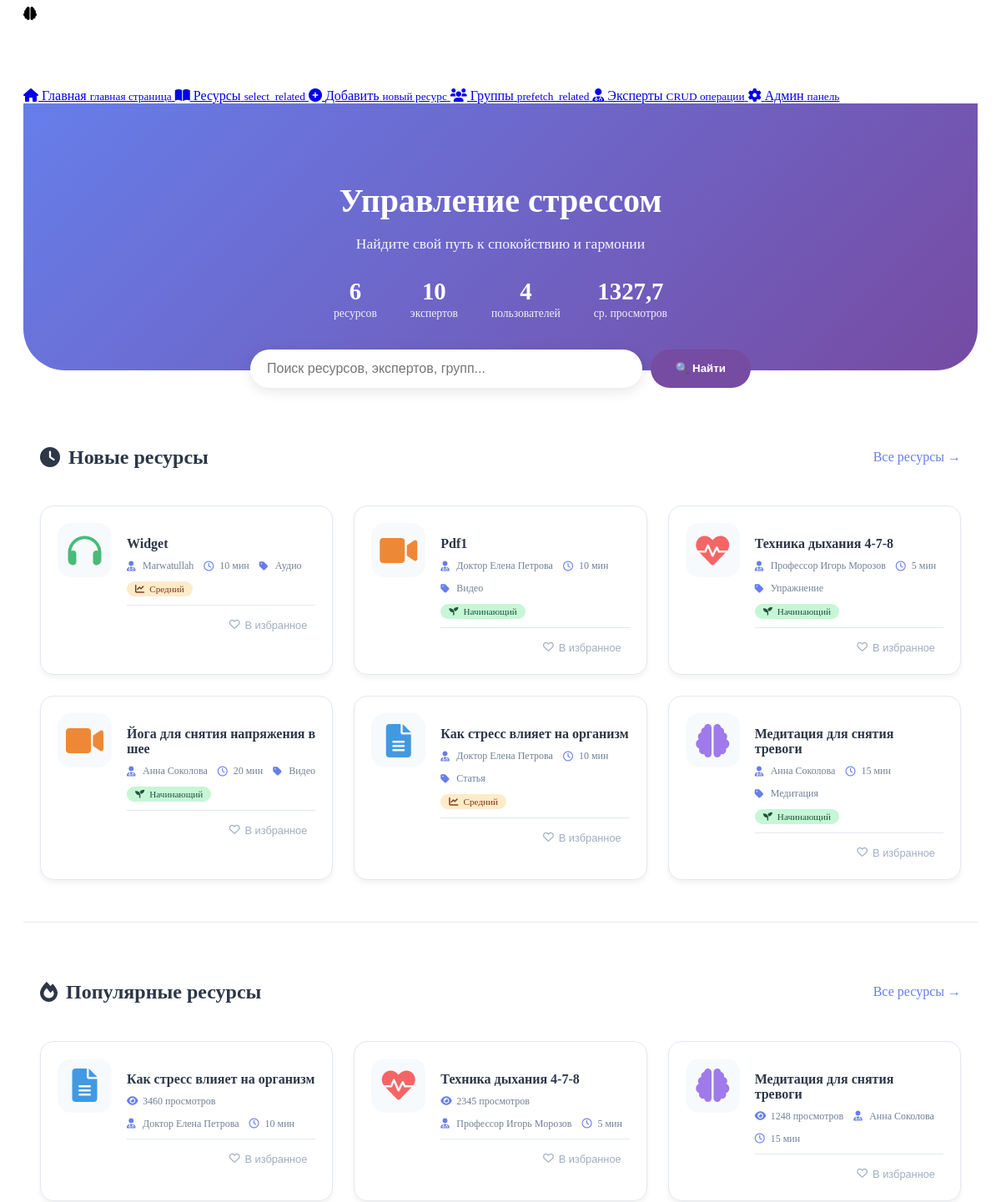
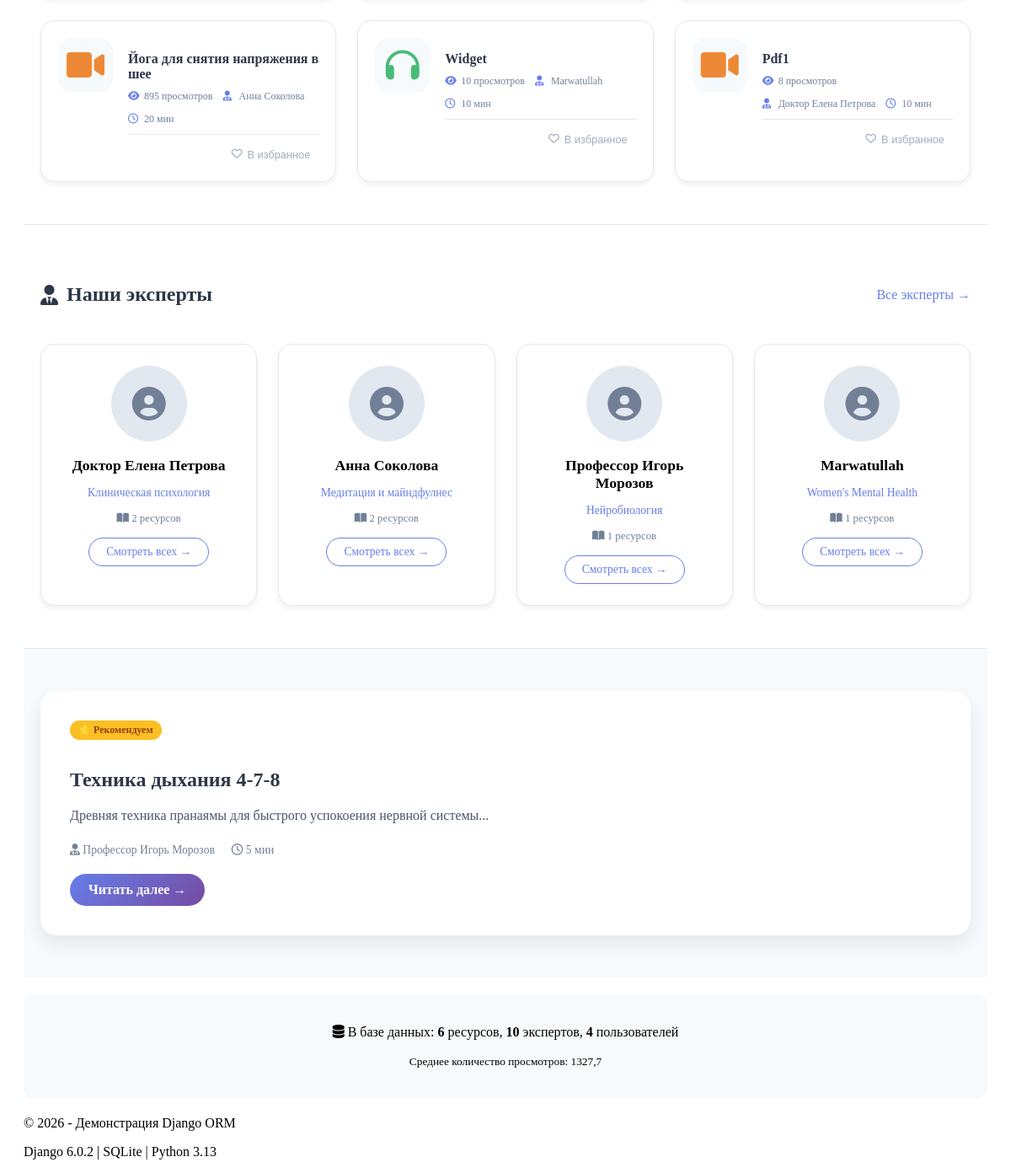
The page / on the database its author committed (2 pictures, top to bottom).
### stress_app/models.py (models this page shows, shortened)
class Resource(models.Model):
    RESOURCE_TYPES = [
        ('article', 'Статья'),
        ('meditation', 'Медитация'),
        ('video', 'Видео'),
        ('audio', 'Аудио'),
        ('exercise', 'Упражнение'),
    ]
    DIFFICULTY_LEVELS = [
        ('beginner', 'Начинающий'),
        ('intermediate', 'Средний'),
        ('advanced', 'Продвинутый'),
    ]
    title = models.CharField(max_length=200, verbose_name='Название')
    content = models.TextField(verbose_name='Содержание')
    resource_type = models.CharField(max_length=20, choices=RESOURCE_TYPES, verbose_name='Тип ресурса')
    category = models.ForeignKey(
        Category,
        on_delete=models.SET_NULL,
        null=True,
        related_name='resources',
        verbose_name='Категория'
    )
    expert = models.ForeignKey(
        Expert,
        on_delete=models.SET_NULL,
        null=True,
        blank=True,
        related_name='resources',
        verbose_name='Эксперт'
    )
    duration = models.PositiveIntegerField(help_text='Длительность в минутах', verbose_name='Длительность')
    difficulty_level = models.CharField(max_length=20, choices=DIFFICULTY_LEVELS, verbose_name='Уровень сложности')
    upload_date = models.DateTimeField(auto_now_add=True, verbose_name='Дата загрузки')
    is_published = models.BooleanField(default=True, verbose_name='Опубликовано')
    views_count = models.PositiveIntegerField(default=0, verbose_name='Количество просмотров')
    cover_image = models.ImageField(
        upload_to='resource_covers/',
        blank=True,
        null=True,
        verbose_name='Обложка',
        help_text='Изображение для обложки ресурса'
    )
    file = models.FileField(
        upload_to=resource_file_path,
        blank=True,
        null=True,
        verbose_name='Файл',
        help_text='Загрузите файл ресурса (PDF, MP3, MP4 и т.д.)',
        validators=[FileExtensionValidator(allowed_extensions=['pdf', 'mp3', 'mp4', 'txt', 'doc', 'docx'])]
    )
    source_url = models.URLField(
        blank=True,
        null=True,
        verbose_name='URL источника',
        help_text='Ссылка на оригинальный источник материала'
    )
    video_url = models.URLField(
        blank=True,
        null=True,
        verbose_name='Ссылка на видео',
        help_text='Ссылка на YouTube или Vimeo видео'
    )
    class Meta:
        verbose_name = 'Ресурс'
        verbose_name_plural = 'Ресурсы'
        ordering = ['-upload_date']

class Expert(models.Model):
    name = models.CharField(max_length=200, verbose_name='Имя')
    bio = models.TextField(verbose_name='Биография')
    specialty = models.CharField(max_length=200, verbose_name='Специализация')
    qualification = models.CharField(max_length=200, verbose_name='Квалификация')
    photo = models.ImageField(
        upload_to=expert_photo_path,
        blank=True,
        null=True,
        verbose_name='Фото',
        help_text='Загрузите фотографию эксперта'
    )
    website = models.URLField(
        blank=True,
        null=True,
        verbose_name='Веб-сайт',
        help_text='Ссылка на профессиональный сайт эксперта'
    )
    join_date = models.DateField(default=timezone.now, verbose_name='Дата присоединения')
    email = models.EmailField(verbose_name='Email')
    is_active = models.BooleanField(default=True, verbose_name='Активен')
    website = models.URLField(blank=True, null=True, verbose_name='Вебсайт')
    class Meta:
        verbose_name = 'Эксперт'
        verbose_name_plural = 'Эксперты'
        ordering = ['name']

### stress_app/views.py (the view)
# urls.py: path('', views.index, name='index'),
def index(request):
    latest_resources = Resource.objects.filter(
        is_published=True
    ).select_related('expert', 'category').order_by('-upload_date')[:6]
    popular_resources = Resource.objects.filter(
        is_published=True,
        views_count__gt=0
    ).select_related('expert', 'category').order_by('-views_count')[:6]
    expert_recommendations = Expert.objects.annotate(
        resources_count=Count('resources')
    ).filter(
        resources_count__gt=0,
        is_active=True
    ).order_by('-resources_count')[:4]
    total_resources = Resource.objects.filter(is_published=True).count()
    total_experts = Expert.objects.filter(is_active=True).count()
    total_users = User.objects.count()
    avg_views = Resource.objects.filter(views_count__gt=0).aggregate(
        avg_views=Avg('views_count')
    )['avg_views'] or 0
    featured_resource = Resource.objects.filter(
        is_published=True,
        cover_image__isnull=False
    ).order_by('?').first()
    context = {
        'latest_resources': latest_resources,
        'popular_resources': popular_resources,
        'expert_recommendations': expert_recommendations,
        'total_resources': total_resources,
        'total_experts': total_experts,
        'total_users': total_users,
        'avg_views': round(avg_views, 1),
        'featured_resource': featured_resource,
    }
    return render(request, 'stress_app/index.html', context)

### stress_app/templates/stress_app/index.html (shortened to what this page needs)
{% extends 'stress_app/base.html' %}
{% load static %}
{% block content %}
<section class="hero">
    <div class="hero-content">
        <h1>Управление стрессом</h1>
        <p>Найдите свой путь к спокойствию и гармонии</p>
        <div class="stats">
            <div class="stat">
                <span class="stat-number">{{ total_resources }}</span>
                <span class="stat-label">ресурсов</span>
            </div>
            <div class="stat">
                <span class="stat-number">{{ total_experts }}</span>
                <span class="stat-label">экспертов</span>
            </div>
            <div class="stat">
                <span class="stat-number">{{ total_users }}</span>
                <span class="stat-label">пользователей</span>
            </div>
            <div class="stat">
                <span class="stat-number">{{ avg_views }}</span>
                <span class="stat-label">ср. просмотров</span>
            </div>
        </div>
    </div>
</section>
<section class="search-section">
    <div class="container">
        <form action="{% url 'search' %}" method="GET" class="search-form">
            <input type="text" name="q" placeholder="Поиск ресурсов, экспертов, групп..." required>
            <button type="submit">🔍 Найти</button>
        </form>
    </div>
</section>
<section class="widget">
    <div class="container">
        <div class="widget-header">
            <h2><i class="fas fa-clock"></i> Новые ресурсы</h2>
            <a href="{% url 'resource-list' %}" class="view-all">Все ресурсы →</a>
        </div>
        <div class="resources-grid">
            {% for resource in latest_resources %}
            <div class="resource-card">
                <div class="resource-icon-large">
                    {% if resource.resource_type == 'meditation' %}
                        <i class="fas fa-brain" style="color: #9f7aea; font-size: 2.5rem;"></i>
                    {% elif resource.resource_type == 'article' %}
                        <i class="fas fa-file-alt" style="color: #4299e1; font-size: 2.5rem;"></i>
                    {% elif resource.resource_type == 'video' %}
                        <i class="fas fa-video" style="color: #ed8936; font-size: 2.5rem;"></i>
                    {% elif resource.resource_type == 'audio' %}
                        <i class="fas fa-headphones" style="color: #48bb78; font-size: 2.5rem;"></i>
                    {% elif resource.resource_type == 'exercise' %}
                        <i class="fas fa-heartbeat" style="color: #f56565; font-size: 2.5rem;"></i>
                    {% else %}
                        <i class="fas fa-book-open" style="color: #667eea; font-size: 2.5rem;"></i>
                    {% endif %}
                </div>
                <div class="resource-info">
                    <h3>
              <a href="{% url 'resource-detail' resource.id %}">{{ resource.title }}</a>
                    </h3>
                    <div class="resource-meta">
                        <span class="meta-item">
                            <i class="fas fa-user-md" style="color: #667eea;"></i>
                            {{ resource.expert.name|default:"Нет эксперта" }}
                        </span>
                        <span class="meta-item">
                            <i class="far fa-clock" style="color: #667eea;"></i>
                            {{ resource.duration }} мин
                        </span>
                        <span class="meta-item">
                            <i class="fas fa-tag" style="color: #667eea;"></i>
                            {{ resource.get_resource_type_display }}
                        </span>
                    </div>
                    {% if resource.difficulty_level %}
                    <div class="difficulty-badge-wrapper">
                        <span class="difficulty-badge difficulty-{{ resource.difficulty_level }}">
                            {% if resource.difficulty_level == 'beginner' %}
                                <i class="fas fa-seedling"></i> Начинающий
                            {% elif resource.difficulty_level == 'intermediate' %}
                                <i class="fas fa-chart-line"></i> Средний
                            {% elif resource.difficulty_level == 'advanced' %}
                                <i class="fas fa-star"></i> Продвинутый
                            {% endif %}
                        </span>
                    </div>
                    {% endif %}
                    <div class="resource-actions">
                        <button class="favorite-btn" data-id="{{ resource.id }}" data-type="resource">
                            <i class="far fa-heart"></i> В избранное
                        </button>
                    </div>
                </div>
            </div>
            {% empty %}
            <p>Нет ресурсов</p>
            {% endfor %}
        </div>
    </div>
</section>
<section class="widget">
    <div class="container">
        <div class="widget-header">
            <h2><i class="fas fa-fire"></i> Популярные ресурсы</h2>
            <a href="{% url 'resource-list' %}" class="view-all">Все ресурсы →</a>
        </div>
        <div class="resources-grid">
            {% for resource in popular_resources %}
            <div class="resource-card">
                <div class="resource-icon-large">
                    {% if resource.resource_type == 'meditation' %}
                        <i class="fas fa-brain" style="color: #9f7aea; font-size: 2.5rem;"></i>
                    {% elif resource.resource_type == 'article' %}
                        <i class="fas fa-file-alt" style="color: #4299e1; font-size: 2.5rem;"></i>
                    {% elif resource.resource_type == 'video' %}
                        <i class="fas fa-video" style="color: #ed8936; font-size: 2.5rem;"></i>
                    {% elif resource.resource_type == 'audio' %}
                        <i class="fas fa-headphones" style="color: #48bb78; font-size: 2.5rem;"></i>
                    {% elif resource.resource_type == 'exercise' %}
                        <i class="fas fa-heartbeat" style="color: #f56565; font-size: 2.5rem;"></i>
                    {% else %}
                        <i class="fas fa-book-open" style="color: #667eea; font-size: 2.5rem;"></i>
                    {% endif %}
                </div>
                <div class="resource-info">
                    <h3>
                       <a href="{% url 'resource-detail' resource.id %}">{{ resource.title }}</a>
                    </h3>
                    <div class="resource-meta">
                        <span class="meta-item">
                            <i class="fas fa-eye" style="color: #667eea;"></i>
                            {{ resource.views_count }} просмотров
                        </span>
                        <span class="meta-item">
                            <i class="fas fa-user-md" style="color: #667eea;"></i>
                            {{ resource.expert.name|default:"Нет эксперта" }}
                        </span>
                        <span class="meta-item">
                            <i class="far fa-clock" style="color: #667eea;"></i>
                            {{ resource.duration }} мин
                        </span>
                    </div>
                    <div class="resource-actions">
                        <button class="favorite-btn" data-id="{{ resource.id }}" data-type="resource">
                            <i class="far fa-heart"></i> В избранное
                        </button>
                    </div>
                </div>
            </div>
            {% endfor %}
        </div>
    </div>
</section>
<section class="widget">
    <div class="container">
        <div class="widget-header">
            <h2><i class="fas fa-user-tie"></i> Наши эксперты</h2>
            <a href="{% url 'expert-list' %}" class="view-all">Все эксперты →</a>
        </div>
        <div class="experts-grid">
            {% for expert in expert_recommendations %}
            <div class="expert-card">
                {% if expert.photo %}
                <img src="{{ expert.photo.url }}" alt="{{ expert.name }}" class="expert-image">
                {% else %}
                <div class="expert-image-placeholder">
                    <i class="fas fa-user-circle"></i>
                </div>
                {% endif %}
                <h3>{{ expert.name }}</h3>
                <p class="expert-specialty">{{ expert.specialty }}</p>
                <div class="expert-stats">
                    <span><i class="fas fa-book-open"></i> {{ expert.resources_count }} ресурсов</span>
                </div>
                <a href="{% url 'expert-list' %}" class="btn-outline">Смотреть всех →</a>
            </div>
            {% endfor %}
        </div>
    </div>
</section>
{% if featured_resource %}
<section class="featured">
    <div class="container">
        <div class="featured-card">
            <div class="featured-content">
                <span class="featured-badge">⭐ Рекомендуем</span>
                <h2>{{ featured_resource.title }}</h2>
                <p>{{ featured_resource.content|truncatewords:30 }}</p>
                <div class="featured-meta">
                    <span><i class="fas fa-user-md"></i> {{ featured_resource.expert.name|default:"Эксперт" }}</span>
                    <span><i class="far fa-clock"></i> {{ featured_resource.duration }} мин</span>
                </div>
            <a href="{% url 'resource-detail' featured_resource.id %}" class="btn-primary">Читать далее →</a>
            </div>
        </div>
    </div>
</section>
{% endif %}
<div style="text-align: center; margin: 20px 0; padding: 20px; background: #f7fafc; border-radius: 12px;">
    <p><i class="fas fa-database"></i> В базе данных: <strong>{{ total_resources }}</strong> ресурсов,
    <strong>{{ total_experts }}</strong> экспертов,
    <strong>{{ total_users }}</strong> пользователей</p>
    <p><small>Среднее количество просмотров: {{ avg_views }}</small></p>
</div>
{% endblock %}

### stress_app/static/css/style.css (style rules this page uses)
.resource-card { background: white; border-radius: 16px; padding: 20px; box-shadow: 0 4px 6px rgba(0, 0, 0, 0.05); transition: all 0.3s ease; display: flex; gap: 15px; border: 1px solid #e2e8f0; }
.resource-actions { margin-top: 15px; display: flex; gap: 8px; justify-content: flex-end; border-top: 1px solid #e2e8f0; padding-top: 12px; flex-wrap: wrap; }

### rows shown on the page
Resource: title "Widget", expert.name "Marwatullah", duration "10", resource_type "Аудио", difficulty_level "intermediate" (drawn), views_count "10"
Resource: title "Pdf1", expert.name "Доктор Елена Петрова", duration "10", resource_type "Видео", difficulty_level "beginner" (drawn), views_count "8"
Resource: title "Техника дыхания 4-7-8", expert.name "Профессор Игорь Морозов", duration "5", resource_type "Упражнение", difficulty_level "beginner" (drawn), views_count "2345", content "Древняя техника пранаямы для быстрого успокоения нервной системы..."
Resource: title "Йога для снятия напряжения в шее", expert.name "Анна Соколова", duration "20", resource_type "Видео", difficulty_level "beginner" (drawn), views_count "895"
Resource: title "Как стресс влияет на организм", expert.name "Доктор Елена Петрова", duration "10", resource_type "Статья", difficulty_level "intermediate" (drawn), views_count "3460"
Resource: title "Медитация для снятия тревоги", expert.name "Анна Соколова", duration "15", resource_type "Медитация", difficulty_level "beginner" (drawn), views_count "1248"
Expert: name "Доктор Елена Петрова", specialty "Клиническая психология", resources_count "2"
Expert: name "Анна Соколова", specialty "Медитация и майндфулнес", resources_count "2"
Expert: name "Профессор Игорь Морозов", specialty "Нейробиология", resources_count "1"
Expert: name "Marwatullah", specialty "Women's Mental Health", resources_count "1"

### other values the page prints
{{ total_resources }} "6"
{{ total_experts }} "10"
{{ total_users }} "4"
{{ avg_views }} "1327,7"
